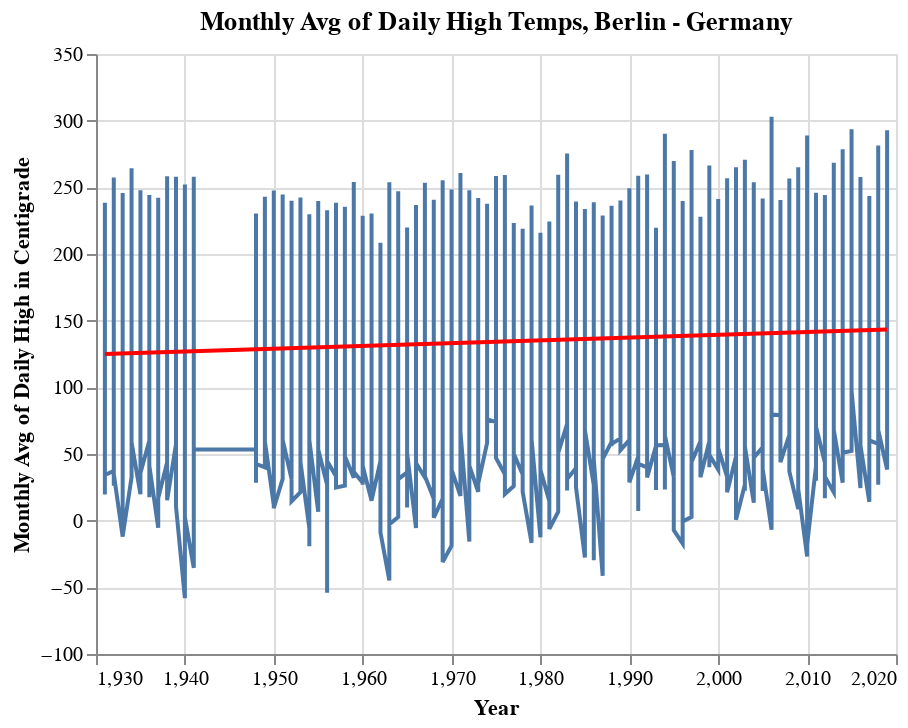

The code cell stored with this chart in its notebook:
### Markdown cell above
Graphing Berlin Chart:

### Code cell
import altair as alt
base = (alt.Chart(wetter_Berlin, title="Monthly Avg of Daily High Temps, Berlin - Germany ").mark_line().encode(
    x=alt.X("year", title="Year", scale=alt.Scale(zero=False)),
    y=alt.Y("mean_per_month", title="Monthly Avg of Daily High in Centigrade", scale=alt.Scale(zero=False)),
    )
)

fit = base.transform_regression(
        "year",   "mean_per_month",
    ).mark_line(color="red")


base + fit

### Figure 1 — Vega-Lite specification as saved in the notebook (floating-point values rounded to 4 significant figures; data arrays with more than 128 entries replaced by an {"elided": "..."} marker saying what was removed)
{"config": {"view": {"continuousWidth": 400, "continuousHeight": 300}}, "layer": [{"mark": "line", "encoding": {"x": {"type": "quantitative", "field": "year", "scale": {"zero": false}, "title": "Year"}, "y": {"type": "quantitative", "field": "mean_per_month", "scale": {"zero": false}, "title": "Monthly Avg of Daily High in Centigrade"}}, "title": "Monthly Avg of Daily High Temps, Berlin - Germany "}, {"mark": {"type": "line", "color": "red"}, "encoding": {"x": {"type": "quantitative", "field": "year", "scale": {"zero": false}, "title": "Year"}, "y": {"type": "quantitative", "field": "mean_per_month", "scale": {"zero": false}, "title": "Monthly Avg of Daily High in Centigrade"}}, "title": "Monthly Avg of Daily High Temps, Berlin - Germany ", "transform": [{"on": "year", "regression": "mean_per_month"}]}], "data": {"name": "data-6fe853e7ba209cb7221d83374fe1b83b"}, "$schema": "https://vega.github.io/schema/vega-lite/v4.8.1.json", "datasets": {"data-6fe853e7ba209cb7221d83374fe1b83b": {"elided": "990 records"}}}
